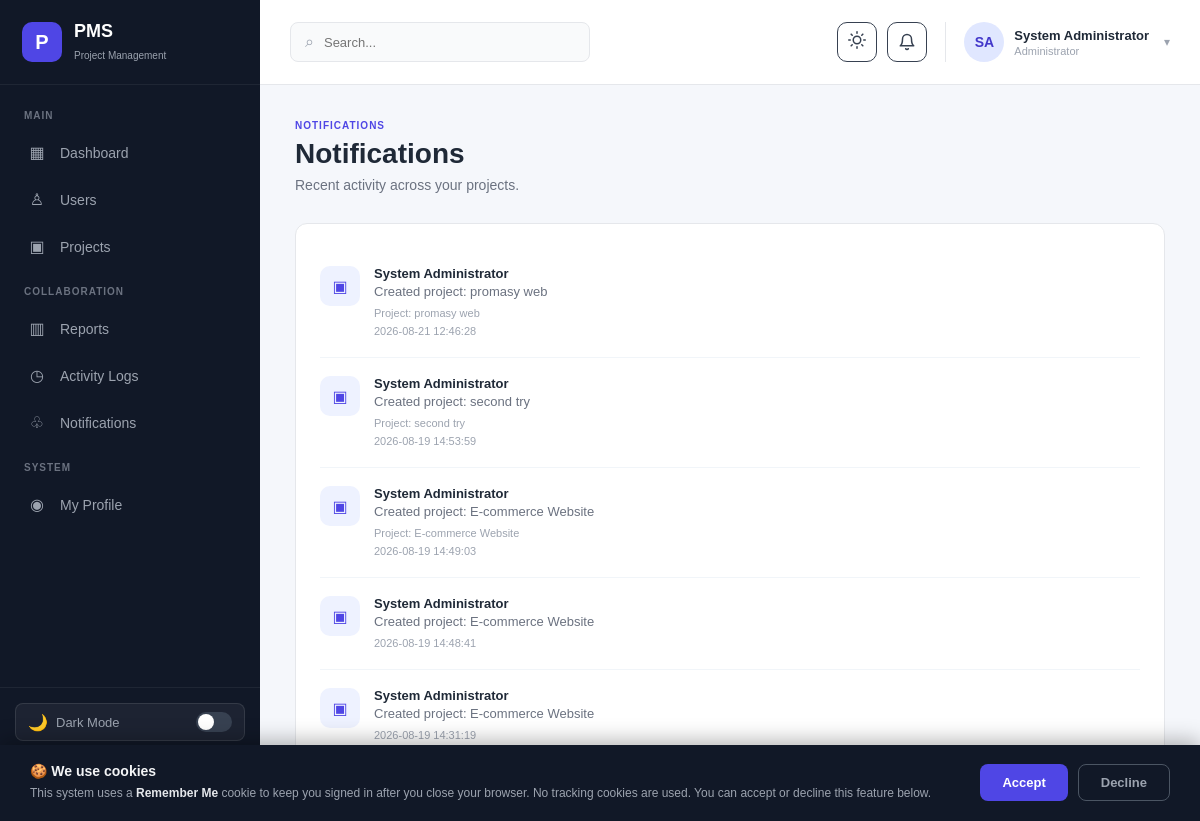
Screenshot of /notifications.php (signed in) with the database file from the repository.
### tables this page shows
CREATE TABLE `activity_logs` (
  `id` int NOT NULL AUTO_INCREMENT,
  `user_id` int NOT NULL,
  `project_id` int DEFAULT NULL,
  `action` varchar(100) NOT NULL,
  `description` text,
  `created_at` timestamp NULL DEFAULT CURRENT_TIMESTAMP,
  PRIMARY KEY (`id`),
  KEY `fk_activity_user` (`user_id`),
  KEY `fk_activity_project` (`project_id`)
);

CREATE TABLE `users` (
  `id` int NOT NULL AUTO_INCREMENT,
  `full_name` varchar(100) NOT NULL,
  `email` varchar(150) NOT NULL,
  `password` varchar(255) NOT NULL,
  `role` enum('admin','project_manager','member') NOT NULL DEFAULT 'member',
  `profile_image` varchar(255) DEFAULT NULL,
  `status` enum('active','inactive') NOT NULL DEFAULT 'active',
  `created_at` timestamp NULL DEFAULT CURRENT_TIMESTAMP,
  `updated_at` timestamp NULL DEFAULT CURRENT_TIMESTAMP ON UPDATE CURRENT_TIMESTAMP,
  `last_seen_at` timestamp NULL DEFAULT NULL,
  PRIMARY KEY (`id`),
  UNIQUE KEY `email` (`email`)
);

CREATE TABLE `projects` (
  `id` int NOT NULL AUTO_INCREMENT,
  `name` varchar(150) NOT NULL,
  `description` text,
  `start_date` date NOT NULL,
  `end_date` date DEFAULT NULL,
  `status` enum('planning','in_progress','on_hold','completed','cancelled') NOT NULL DEFAULT 'planning',
  `priority` enum('low','medium','high','urgent') NOT NULL DEFAULT 'medium',
  `manager_id` int NOT NULL,
  `created_by` int NOT NULL,
  `created_at` timestamp NULL DEFAULT CURRENT_TIMESTAMP,
  `updated_at` timestamp NULL DEFAULT CURRENT_TIMESTAMP ON UPDATE CURRENT_TIMESTAMP,
  PRIMARY KEY (`id`),
  KEY `fk_project_manager` (`manager_id`),
  KEY `fk_project_creator` (`created_by`)
);

### notifications.php (the view, shortened to what this page needs)
<?php
require_once "auth_check.php";
require_once "avatar_helper.php";;
$role = $_SESSION["role"] ?? "";
$user_name = $_SESSION["full_name"] ?? "User";
$sidebar_links = [];
if ($role === "admin") {
    $sidebar_links = [
        ["admin-dashboard.php", "▦", "Dashboard", false],
        ["admin-users.php",     "♙", "Users",     false],
        ["admin-projects.php",  "▣", "Projects",  false],
    ];
    $section_management = [
        ["admin-reports.php",  "▥", "Reports",       false],
        ["admin-activity.php", "◷", "Activity Logs", false],
        ["notifications.php",  "♧", "Notifications", false],
    ];
    $section_account = [
        ["profile.php", "◉", "My Profile", false],
    ];
    $role_label = "Administrator";
}
$notifications = [];
if ($role === "admin") {
    $query = "
        SELECT a.action, a.description, a.created_at,
               u.full_name, p.name AS project_name
        FROM activity_logs a
        INNER JOIN users u ON a.user_id = u.id
        LEFT JOIN projects p ON a.project_id = p.id
        ORDER BY a.created_at DESC
        LIMIT 20
    ";
    $result = mysqli_query($conn, $query);
    if ($result) {
        while ($row = mysqli_fetch_assoc($result)) {
            $notifications[] = $row;
        }
    }
}
usort($notifications, function($a, $b) {
    return strtotime($b["created_at"]) - strtotime($a["created_at"]);
});
$notifications = array_slice($notifications, 0, 30);
function notif_icon($action) {
    $icons = [
        "project_created" => "▣",
        "project_updated" => "✎",
        "project_deleted" => "✕",
        "task_created"    => "✓",
        "task_updated"    => "✎",
        "task_deleted"    => "✕",
        "task_assigned"   => "✓",
        "task_approved"   => "✓",
        "task_rejected"   => "✎",
        "user_created"    => "♙",
        "user_updated"    => "✎",
        "user_deleted"    => "✕",
        "New Task Assigned" => "✓",
        "Task Approved"   => "✓",
        "Task Sent Back"  => "✎",
    ];
    return $icons[$action] ?? "•";
}
?>
<!DOCTYPE html>
<html lang="en">
<head>
    <link rel="stylesheet" href="assets/css/style.css">
</head>
<body>
<div class="admin-layout">
    <aside class="sidebar">
        <div class="sidebar-logo">
            <div class="logo-icon">P</div>
            <div><h2>PMS</h2><span>Project Management</span></div>
        </div>
        <nav class="sidebar-nav">
            <p class="nav-title">MAIN</p>
            <?php foreach ($sidebar_links as $link): ?>
                <a href="<?= $link[0] ?>" class="nav-item <?= $link[3] ? "active" : "" ?>">
                    <span class="nav-icon"><?= $link[1] ?></span> <?= $link[2] ?>
                </a>
            <?php endforeach; ?>
            <p class="nav-title">COLLABORATION</p>
            <?php foreach ($section_management as $link): ?>
                <a href="<?= $link[0] ?>" class="nav-item <?= $link[3] ? "active" : "" ?>">
                    <span class="nav-icon"><?= $link[1] ?></span> <?= $link[2] ?>
                </a>
            <?php endforeach; ?>
            <p class="nav-title">SYSTEM</p>
            <?php foreach ($section_account as $link): ?>
                <a href="<?= $link[0] ?>" class="nav-item <?= $link[3] ? "active" : "" ?>">
                    <span class="nav-icon"><?= $link[1] ?></span> <?= $link[2] ?>
                </a>
            <?php endforeach; ?>
        </nav>
        <div class="sidebar-bottom">
            <button class="dark-mode-toggle" onclick="toggleDarkMode()" title="Toggle Dark Mode">
                <span class="toggle-icon">🌙</span>
                <span>Dark Mode</span>
                <span class="toggle-track"></span>
            </button>
            <a href="logout.php" class="logout-item"><span>↪</span> Logout</a>
        </div>
    </aside>
    <main class="main-content">
        <header class="topbar">
            <div class="topbar-left">
                <div class="search-box"><span>⌕</span><input type="text" placeholder="Search..."></div>
            </div>
            <div class="topbar-right">
                                                <button
                    class="theme-toggle-btn"
                    onclick="toggleTheme()"
                    title="Toggle Theme"
                >
                    <span class="theme-icon-light"></span>
                </button>
<button
                    class="notification-button"
                    type="button"
                    onclick="window.location.href='notifications.php'"
                    style="position:relative;"
                >
                    <svg width="18" height="18" viewBox="0 0 24 24" fill="none" stroke="currentColor" stroke-width="2" stroke-linecap="round" stroke-linejoin="round"><path d="M18 8A6 6 0 0 0 6 8c0 7-3 9-3 9h18s-3-2-3-9"/><path d="M13.73 21a2 2 0 0 1-3.46 0"/></svg>
                </button>
                <div class="admin-profile">
                    <?= render_avatar($_SESSION["profile_image"] ?? null, $user_name, (int)($_SESSION["user_id"])) ?>
                    <div class="profile-info"><strong><?= htmlspecialchars($user_name) ?></strong><span><?= htmlspecialchars($role_label) ?></span></div>
                    <span class="profile-arrow">▾</span>
                </div>
            </div>
        </header>
        <section class="dashboard-content">
            <div class="page-header">
                <div>
                    <span class="page-label">NOTIFICATIONS</span>
                    <h1>Notifications</h1>
                    <p>Recent activity across your projects.</p>
                </div>
            </div>
            <div class="dashboard-card">
                <?php if (!empty($notifications)): ?>
                    <div class="notif-list">
                        <?php foreach ($notifications as $notif): ?>
                            <div class="notif-item">
                                <div class="notif-icon"><?= notif_icon($notif["action"]) ?></div>
                                <div class="notif-content">
                                    <strong><?= htmlspecialchars($notif["full_name"]) ?></strong>
                                    <p><?= htmlspecialchars($notif["description"]) ?></p>
                                    <?php if (!empty($notif["project_name"])): ?>
                                        <small>Project: <?= htmlspecialchars($notif["project_name"]) ?></small><br>
                                    <?php endif; ?>
                                    <small><?= htmlspecialchars($notif["created_at"]) ?></small>
                                </div>
                            </div>
                        <?php endforeach; ?>
                    </div>
                <?php else: ?>
                    <div class="notif-empty">
                        <p>No notifications yet.</p>
                    </div>
                <?php endif; ?>
            </div>
        </section>
    </main>
</div><?php include "cookie_consent.php"; ?>
</body>
</html>

### assets/css/style.css (style rules this page uses)
* { margin: 0; padding: 0; box-sizing: border-box; }
body { font-family: Arial, Helvetica, sans-serif; background: #f5f7fb; color: #1f2937; }
.admin-layout { min-height: 100vh; display: flex; background: #f5f7fb; }
.sidebar { width: 260px; min-height: 100vh; position: fixed; left: 0; top: 0; display: flex; flex-direction: column; background: #111827; color: #ffffff; z-index: 100; }
.sidebar-logo { height: 85px; display: flex; align-items: center; gap: 12px; padding: 20px 22px; border-bottom: 1px solid rgba(255,255,255,0.06); }
.logo-icon { width: 40px; height: 40px; display: flex; align-items: center; justify-content: center; border-radius: 10px; background: #4f46e5; font-size: 20px; font-weight: 700; }
.sidebar-logo h2 { font-size: 18px; margin-bottom: 3px; }
.sidebar-logo span { font-size: 10px; color: #9ca3af; }
.sidebar-nav { flex: 1; padding: 25px 14px; overflow-y: auto; }
.nav-title { margin: 18px 10px 10px; font-size: 10px; font-weight: 700; letter-spacing: 1px; color: #6b7280; }
.nav-title:first-child { margin-top: 0; }
.nav-item { display: flex; align-items: center; gap: 13px; padding: 12px 13px; margin-bottom: 4px; border-radius: 8px; color: #9ca3af; text-decoration: none; font-size: 14px; transition: all 0.2s ease; }
.nav-icon { width: 20px; text-align: center; font-size: 16px; }
.sidebar-bottom { padding: 15px; border-top: 1px solid rgba(255,255,255,0.06); }
.logout-item { display: flex; align-items: center; gap: 12px; padding: 12px; color: #9ca3af; text-decoration: none; border-radius: 8px; font-size: 14px; }
.main-content { width: calc(100% - 260px); margin-left: 260px; min-height: 100vh; }
.topbar { height: 85px; display: flex; align-items: center; justify-content: space-between; padding: 0 30px; background: #ffffff; border-bottom: 1px solid #e5e7eb; }
.topbar-left, .topbar-right { display: flex; align-items: center; }
.search-box { width: 300px; display: flex; align-items: center; gap: 10px; padding: 10px 14px; background: #f9fafb; border: 1px solid #e5e7eb; border-radius: 8px; color: #9ca3af; }
.search-box input { width: 100%; border: none; outline: none; background: transparent; font-size: 13px; }
.notification-button { position: relative; width: 40px; height: 40px; border: 1.5px solid #374151; background: transparent; border-radius: 10px; font-size: 18px; cursor: pointer; color: #374151; display: flex; align-items: center; justify-content: center; }
.admin-profile { display: flex; align-items: center; gap: 10px; margin-left: 18px; padding-left: 18px; border-left: 1px solid #e5e7eb; }
.profile-info { display: flex; flex-direction: column; gap: 2px; }
.profile-info strong { font-size: 13px; }
.profile-info span { font-size: 11px; color: #9ca3af; }
.profile-arrow { margin-left: 5px; color: #9ca3af; font-size: 12px; }
.dashboard-content { padding: 35px; }
.page-header { display: flex; align-items: center; justify-content: space-between; margin-bottom: 30px; }
.page-label { display: block; margin-bottom: 7px; color: #4f46e5; font-size: 10px; font-weight: 700; letter-spacing: 1px; }
.page-header h1 { font-size: 28px; margin-bottom: 7px; }
.page-header p { color: #6b7280; font-size: 14px; }
.dashboard-card { background: #ffffff; border: 1px solid #e5e7eb; border-radius: 12px; padding: 24px; min-height: 280px; }
.dark-mode-toggle { display: flex; align-items: center; gap: 8px; padding: 8px 12px; border-radius: 8px; background: rgba(255, 255, 255, 0.05); border: 1px solid rgba(255, 255, 255, 0.1); cursor: pointer; color: #9ca3af; font-size: 13px; font-weight: 500; transition: all 0.3s; width: 100%; margin-bottom: 4px; }
.dark-mode-toggle .toggle-icon { font-size: 16px; width: 20px; text-align: center; }
.dark-mode-toggle .toggle-track { margin-left: auto; width: 36px; height: 20px; background: #374151; border-radius: 10px; position: relative; transition: background 0.3s; }
.dark-mode-toggle .toggle-track::after { content: ''; position: absolute; top: 2px; left: 2px; width: 16px; height: 16px; background: #fff; border-radius: 50%; transition: transform 0.3s; }
.theme-toggle-btn { width: 40px; height: 40px; border: 1.5px solid #374151; background: transparent; border-radius: 10px; cursor: pointer; font-size: 18px; display: flex; align-items: center; justify-content: center; transition: all 0.3s; color: #374151; margin-right: 10px; position: relative; }
.theme-toggle-btn .theme-icon-light, .theme-toggle-btn .theme-icon-dark { transition: opacity 0.3s, transform 0.3s; position: absolute; }

### rows the page displays
activity_logs: action "▣", user.full_name "System Administrator", description "Created project: promasy web", project.name "promasy web", created_at "2026-08-21 12:46:28"
activity_logs: action "▣", user.full_name "System Administrator", description "Created project: second try", project.name "second try", created_at "2026-08-19 14:53:59"
activity_logs: action "▣", user.full_name "System Administrator", description "Created project: E-commerce Website", project.name "E-commerce Website", created_at "2026-08-19 14:49:03"
activity_logs: action "▣", user.full_name "System Administrator", description "Created project: E-commerce Website", created_at "2026-08-19 14:48:41"
activity_logs: action "▣", user.full_name "System Administrator", description "Created project: E-commerce Website", created_at "2026-08-19 14:31:19"

### other values shown
$link[1] "▦"
$link[2] "Dashboard"
$link[1] "♙"
$link[2] "Users"
$link[1] "▣"
$link[2] "Projects"
$link[1] "▥"
$link[2] "Reports"
$link[1] "◷"
$link[2] "Activity Logs"
$link[1] "♧"
$link[2] "Notifications"
$link[1] "◉"
$link[2] "My Profile"
$escaped_initials "SA"
